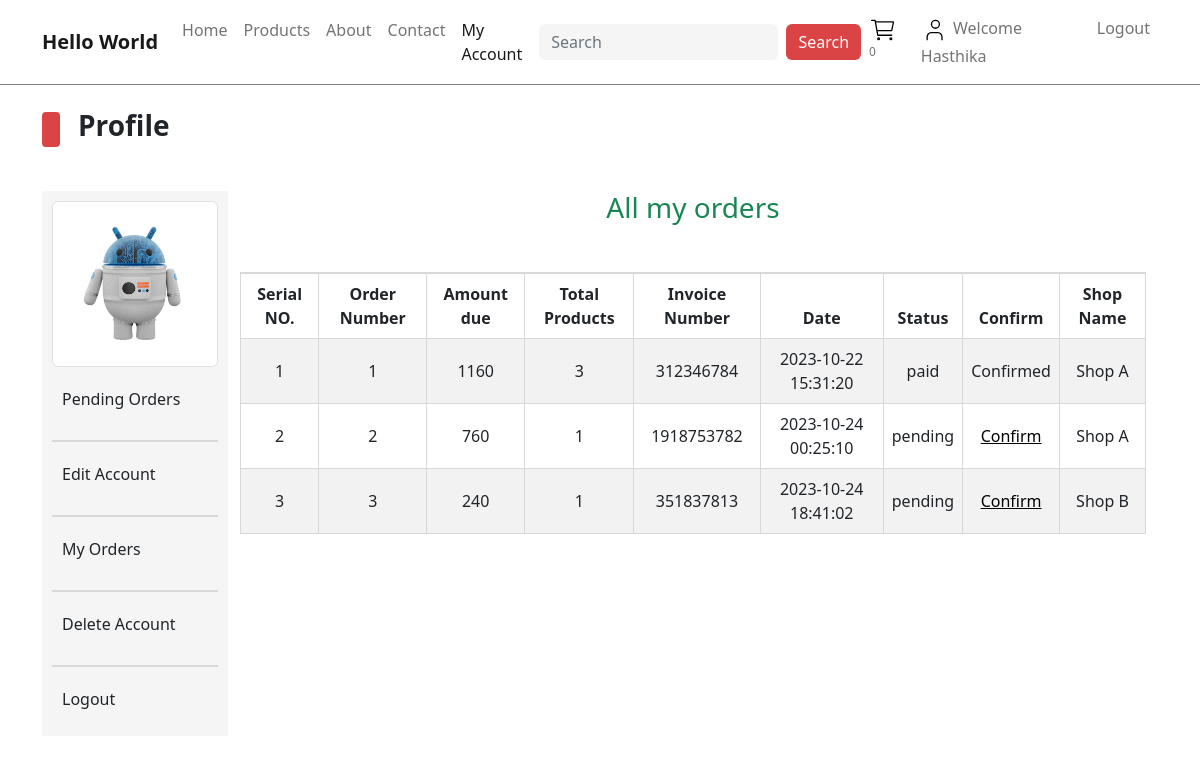
Screenshot of /users_area/profile.php?my_orders (signed in) with the database file from the repository.
### tables this page shows
CREATE TABLE `user_table` (
  `user_id` int(11) NOT NULL,
  `username` varchar(100) NOT NULL,
  `user_email` varchar(100) NOT NULL,
  `user_password` varchar(255) NOT NULL,
  `user_image` varchar(255) NOT NULL,
  `user_ip` varchar(100) NOT NULL,
  `user_address` varchar(255) NOT NULL,
  `user_mobile` varchar(20) NOT NULL
);

CREATE TABLE `user_orders` (
  `order_id` int(11) NOT NULL,
  `user_id` int(11) NOT NULL,
  `amount_due` int(255) NOT NULL,
  `invoice_number` int(255) NOT NULL,
  `total_products` int(255) NOT NULL,
  `order_date` timestamp NOT NULL DEFAULT current_timestamp() ON UPDATE current_timestamp(),
  `order_status` varchar(255) NOT NULL,
  `shop_id` int(11) NOT NULL
);

CREATE TABLE `shops` (
  `shop_id` int(11) NOT NULL,
  `shop_name` varchar(100) NOT NULL,
  `shop_description` varchar(255) NOT NULL,
  `shop_owner` varchar(100) NOT NULL
);

### users_area/user_orders.php (the view, shortened to what this page needs)
<!DOCTYPE html>
<html lang="en">
<head>
</head>
<body>
    <?php
        $username = $_SESSION['username'];
        $get_user_query = "SELECT * FROM `user_table` WHERE username='$username'";
        $get_user_result = mysqli_query($con,$get_user_query);
        $row_user_data = mysqli_fetch_array($get_user_result);
        $user_id = $row_user_data['user_id'];
    ?>
    <div class="container">
        <h3 class="text-center text-success mb-5">
            All my orders
        </h3>
        <table class="table table-bordered table-hover table-striped table-group-divider text-center">
            <thead>
                <tr>
                    <th>Serial NO.</th>
                    <th>Order Number</th>
                    <th>Amount due</th>
                    <th>Total Products</th>
                    <th>Invoice Number</th>
                    <th>Date</th>
                    <th>Status</th>
                    <th>Confirm</th>
                    <th>Shop Name</th>
                </tr>
            </thead>
            <tbody>
                <?php
                    $get_order_details_query = "SELECT * FROM `user_orders` WHERE user_id='$user_id'";
                    $get_order_details_result = mysqli_query($con,$get_order_details_query);
                    $serial_number = 1;
                    while($row_fetch_order_details = mysqli_fetch_array($get_order_details_result)){
                        $order_id = $row_fetch_order_details['order_id'];
                        $amount_due = $row_fetch_order_details['amount_due'];
                        $invoice_number = $row_fetch_order_details['invoice_number'];
                        $total_products = $row_fetch_order_details['total_products'];
                        $order_date = $row_fetch_order_details['order_date'];
                        $order_status = $row_fetch_order_details['order_status'];
                        $shop_name = getShopNameByProductId($order_id);
                        echo $order_status == 'pending'? "
                        <tr>
                        <td>$serial_number</td>
                        <td>$order_id</td>
                        <td>$amount_due</td>
                        <td>$total_products</td>
                        <td>$invoice_number</td>
                        <td>$order_date</td>
                        <td>$order_status</td>
                        <td>
                            <a href='confirm_payment.php?order_id=$order_id' class='text-decoration-underline'>Confirm</a>
                        </td>
                        <td>$shop_name</td>
                    </tr>
                        ":"
                        <tr>
                        <td>$serial_number</td>
                        <td>$order_id</td>
                        <td>$amount_due</td>
                        <td>$total_products</td>
                        <td>$invoice_number</td>
                        <td>$order_date</td>
                        <td>$order_status</td>
                        <td>
                            Confirmed
                        </td>
                        <td>$shop_name</td>
                    </tr>
                        " ;
                        $serial_number++;
                    }
                ?>
            </tbody>
        </table>
    </div>
</body>
</html>

### users_area/profile.php (shortened to what this page needs)
<?php
include("../includes/connect.php");
include("../functions/common_functions.php");
?>
<!DOCTYPE html>
<html lang="en">
<head>
    <link rel="stylesheet" href="../assets/css/bootstrap.css" />
    <link rel="stylesheet" href="../assets/css/main.css" />
</head>
<body>
    <nav class="navbar navbar-expand-lg navbar-light bg-light">
        <div class="container">
            <a class="navbar-brand fw-bold" href="#">Hello World</a>
            <div class="collapse navbar-collapse" id="navbarSupportedContent">
                <ul class="navbar-nav mx-auto mb-2 mb-lg-0">
                    <li class="nav-item">
                        <a class="nav-link" href="../index.php">Home</a>
                    </li>
                    <li class="nav-item">
                        <a class="nav-link" href="../products.php">Products</a>
                    </li>
                    <li class="nav-item">
                        <a class="nav-link" href="">About</a>
                    </li>
                    <li class="nav-item">
                        <a class="nav-link" href="">Contact</a>
                    </li>
                    <li class="nav-item">
                        <a class="nav-link active"  aria-current="page" href="profile.php">My Account</a>
                    </li>
                </ul>
                <form class="d-flex" action="../search_product.php">
                    <input class="form-control me-2" type="search" placeholder="Search" aria-label="Search">
                    <button class="btn btn-outline-primary" type="submit">Search</button>
                </form>
                <ul class="navbar-nav mb-2 mb-lg-0">
                    <li class="nav-item">
                        <a class="nav-link" href="../cart.php">
                            <sup>
                            </sup>
                        </a>
                    </li>
                    <li class="nav-item">
                        <a class="nav-link" class="d-flex align-items-center gap-1" href="#">
                            <?php
                                if(!isset($_SESSION['username'])){
                                    echo "<span>
                                    Welcome guest
                                </span>";
                            }else{
                                    echo "<span>
                                    Welcome ".$_SESSION['username']. "</span>";
                                }
                                ?>
                        </a>
                    </li>
                    <?php
                    if(!isset($_SESSION['username'])){
                        echo "<li class='nav-item'>
                        <a class='nav-link' href='./users_area/user_login.php'>
                            Login
                        </a>
                    </li>";
                }else{
                        echo "<li class='nav-item'>
                        <a class='nav-link' href='./logout.php'>
                            Logout
                        </a>
                    </li>";
                    }
                    ?>
                </ul>
            </div>
        </div>
    </nav>
    <div class="all-prod">
        <div class="container">
            <div class="sub-container pt-4 pb-4">
                <div class="categ-header">
                    <div class="sub-title">
                        <span class="shape"></span>
                        <span class="title h3 text-dark">Profile</span>
                    </div>
                </div>
                <div class="row mx-0">
                    <div class="col-md-2 side-nav p-0">
                        <ul class="navbar-nav me-auto navbar-profile">
                            <?php
                                $username = $_SESSION['username'];
                                $select_user_img = "SELECT * FROM `user_table` WHERE username='$username'";
                                $select_user_img_result = mysqli_query($con,$select_user_img);
                                $row_user_img = mysqli_fetch_array($select_user_img_result);
                                $userImg = $row_user_img['user_image'];
                                echo "                            <li class='nav-item d-flex align-items-center gap-2'>
                                <img src='./user_images/$userImg' alt='$username photo' class='img-profile img-thumbnail'/>
                            </li>";
                            ?>
                            <li class="nav-item d-flex align-items-center gap-2">
                                <a href="profile.php" class="nav-link fw-bold">
                                    <h6>Pending Orders</h6>
                                </a>
                            </li>
                            <li class="table-group-divider"></li>
                            <li class="nav-item d-flex align-items-center gap-2">
                                <a href="profile.php?edit_account" class="nav-link fw-bold">
                                    <h6>Edit Account</h6>
                                </a>
                            </li>
                            <li class="table-group-divider"></li>
                            <li class="nav-item d-flex align-items-center gap-2">
                                <a href="profile.php?my_orders" class="nav-link fw-bold">
                                    <h6>My Orders</h6>
                                </a>
                            </li>
                            <li class="table-group-divider"></li>
                            <li class="nav-item d-flex align-items-center gap-2">
                                <a href="profile.php?delete_account" class="nav-link fw-bold">
                                    <h6>Delete Account</h6>
                                </a>
                            </li>
                            <li class="table-group-divider"></li>
                            <li class="nav-item d-flex align-items-center gap-2">
                                <a href="./logout.php" class="nav-link fw-bold">
                                    <h6>Logout</h6>
                                </a>
                            </li>
                        </ul>
                    </div>
                    <div class="col-md-10">
                        <div class="row">
                            <?php
                                if(isset($_GET['my_orders'])){
                                    include('./user_orders.php');
                                }
                            ?>
                        </div>
                    </div>
                </div>
            </div>
        </div>
    </div>
</body>
</html>

### assets/css/main.css (style rules this page uses)
* { -webkit-box-sizing: border-box; -moz-box-sizing: border-box; box-sizing: border-box; margin: 0; padding: 0; }
html { scroll-behavior: smooth; }
a { text-decoration: none; color: #000000; cursor: pointer; }
button, input[type="submit"] { cursor: pointer; }
ul { list-style: none; }
.text-dark { --bs-text-opacity: 1; color: rgba(var(--bs-darkk-rgb), var(--bs-text-opacity)) !important; }
.container .categ-header { display: flex; flex-direction: column; gap: 20px; margin-bottom: 40px; }
.container .categ-header .sub-title { display: flex; flex-direction: row; gap: 18px; align-items: center; }
.container .categ-header .sub-title span:nth-of-type(1) { width: 18px; height: 35px; background-color: #DB4444; border-radius: 4px; -webkit-border-radius: 4px; -moz-border-radius: 4px; -ms-border-radius: 4px; -o-border-radius: 4px; }
.shape { display: inline-block; width: 18px; height: 35px; background-color: #DB4444; border-radius: 4px; -webkit-border-radius: 4px; -moz-border-radius: 4px; -ms-border-radius: 4px; -o-border-radius: 4px; }
.container .categ-header .sub-title span:nth-of-type(2) { color: #DB4444; font-weight: bold; }
.bg-light { background-color: #ffffff !important; border-bottom: 1px solid #7D8184; }
.navbar .d-flex .form-control { background-color: #F5F5F5; border: none; }
.navbar .d-flex .btn-outline-primary { background-color: #DB4444; color: #ffffff; border: none; }
.all-prod .container .sub-container .side-nav a { padding: 8px 10px; }
.navbar-profile { background-color: #F5F5F5; padding: 10px; gap: 15px; }
.img-profile { width:100%; }
li.table-group-divider , .table-group-divider { border-color: #d8d8d8; }
td { vertical-align: middle; }

### rows the page displays
user_table: user_image (picture)
user_orders: order_id "1", amount_due "1160", total_products "3", invoice_number "312346784", order_date "2023-10-22 15:31:20", order_status "paid", order_id.shop_name "Shop A"
user_orders: order_id "2", amount_due "760", total_products "1", invoice_number "1918753782", order_date "2023-10-24 00:25:10", order_status "pending", order_id.shop_name "Shop A"
user_orders: order_id "3", amount_due "240", total_products "1", invoice_number "351837813", order_date "2023-10-24 18:41:02", order_status "pending", order_id.shop_name "Shop B"

### other values shown
$count_cart_items "0"
$_SESSION['username'] "Hasthika"
